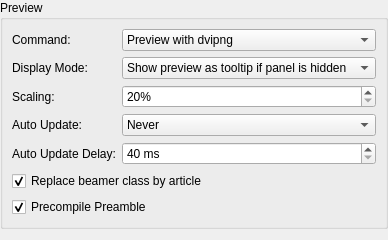
             <widget class="QWidget" name="scrollAreaPreviewLayout">
              <property name="geometry">
               <rect>
                <x>0</x>
                <y>0</y>
                <width>292</width>
                <height>228</height>
               </rect>
              </property>
              <layout class="QVBoxLayout" name="verticalLayout_13">
               <property name="leftMargin">
                <number>0</number>
               </property>
               <property name="topMargin">
                <number>0</number>
               </property>
               <property name="rightMargin">
                <number>0</number>
               </property>
               <item>
                <widget class="QGroupBox" name="groupBox_5">
                 <property name="title">
                  <string>Preview</string>
                 </property>
                 <layout class="QGridLayout" name="gridLayout_5" columnstretch="0,1">
                  <item row="0" column="0">
                   <widget class="QLabel" name="label_31">
                    <property name="text">
                     <string>Command:</string>
                    </property>
                   </widget>
                  </item>
                  <item row="0" column="1">
                   <widget class="QComboBox" name="comboBoxDvi2PngMode">
                    <property name="advancedOption" stdset="0">
                     <bool>false</bool>
                    </property>
                    <item>
                     <property name="text">
                      <string>Preview with dvipng</string>
                     </property>
                    </item>
                    <item>
                     <property name="text">
                      <string>Preview with dvipng --follow (parallel)</string>
                     </property>
                    </item>
                    <item>
                     <property name="text">
                      <string>Preview with dvips/ghostscript</string>
                     </property>
                    </item>
                    <item>
                     <property name="text">
                      <string>Preview with pdflatex</string>
                     </property>
                    </item>
                    <item>
                     <property name="text">
                      <string>Preview with lualatex</string>
                     </property>
                    </item>
                   </widget>
                  </item>
                  <item row="1" column="0">
                   <widget class="QLabel" name="label_32">
                    <property name="text">
                     <string>Display Mode:</string>
                    </property>
                    <property name="advancedOption" stdset="0">
                     <bool>false</bool>
                    </property>
                   </widget>
                  </item>
                  <item row="1" column="1">
                   <widget class="QComboBox" name="comboBoxPreviewMode">
                    <property name="advancedOption" stdset="0">
                     <bool>false</bool>
                    </property>
                    <property name="toolTip">
                     <string>When the mode is changed, the preview on formulas is displayed accordingly (but for Inline it's still a tooltip).</string>
                    </property>
                    <item>
                     <property name="text">
                      <string>Show preview as tooltip if panel is hidden</string>
                     </property>
                    </item>
                    <item>
                     <property name="text">
                      <string>Always show preview in preview panel</string>
                     </property>
                    </item>
                    <item>
                     <property name="text">
                      <string>Always show preview as tool tip</string>
                     </property>
                    </item>
                    <item>
                     <property name="text">
                      <string>Always show both</string>
                     </property>
                    </item>
                    <item>
                     <property name="text">
                      <string>Inline</string>
                     </property>
                    </item>
                    <item>
                     <property name="text">
                      <string extracomment="Only available if pdflatex is used for compilation">Show in embedded viewer</string>
                     </property>
                    </item>
                   </widget>
                  </item>
                  <item row="3" column="0">
                   <widget class="QLabel" name="label_35">
                    <property name="toolTip">
                     <string>Update the preview on text change</string>
                    </property>
                    <property name="text">
                     <string>Auto Update:</string>
                    </property>
                   </widget>
                  </item>
                  <item row="3" column="1">
                   <widget class="QComboBox" name="comboBoxAutoPreview">
                    <item>
                     <property name="text">
                      <string>Never</string>
                     </property>
                    </item>
                    <item>
                     <property name="text">
                      <string>Previously previewed text</string>
                     </property>
                    </item>
                   </widget>
                  </item>
                  <item row="4" column="0">
                   <widget class="QLabel" name="label_36">
                    <property name="text">
                     <string>Auto Update Delay:</string>
                    </property>
                    <property name="advancedOption" stdset="0">
                     <bool>true</bool>
                    </property>
                   </widget>
                  </item>
                  <item row="4" column="1">
                   <widget class="QSpinBox" name="spinBoxAutoPreviewDelay">
                    <property name="suffix">
                     <string> ms</string>
                    </property>
                    <property name="minimum">
                     <number>40</number>
                    </property>
                    <property name="maximum">
                     <number>3000</number>
                    </property>
                    <property name="advancedOption" stdset="0">
                     <bool>true</bool>
                    </property>
                   </widget>
                  </item>
                  <item row="5" column="0" colspan="2">
                   <widget class="QCheckBox" name="checkBoxReplaceBeamer">
                    <property name="text">
                     <string>Replace beamer class by article</string>
                    </property>
                    <property name="checked">
                     <bool>true</bool>
                    </property>
                    <property name="advancedOption" stdset="0">
                     <bool>true</bool>
                    </property>
                   </widget>
                  </item>
                  <item row="6" column="0" colspan="2">
                   <widget class="QCheckBox" name="checkBoxPrecompilePreamble">
                    <property name="text">
                     <string>Precompile Preamble</string>
                    </property>
                    <property name="checked">
                     <bool>true</bool>
                    </property>
                    <property name="advancedOption" stdset="0">
                     <bool>true</bool>
                    </property>
                   </widget>
                  </item>
                  <item row="2" column="0">
                   <widget class="QLabel" name="label_75">
                    <property name="toolTip">
                     <string/>
                    </property>
                    <property name="text">
                     <string>Scaling:</string>
                    </property>
                   </widget>
                  </item>
                  <item row="2" column="1">
                   <widget class="QSpinBox" name="spinBoxSegmentPreviewScalePercent">
                    <property name="toolTip">
                     <string/>
                    </property>
                    <property name="specialValueText">
                     <string notr="true"/>
                    </property>
                    <property name="suffix">
                     <string>%</string>
                    </property>
                    <property name="minimum">
                     <number>20</number>
                    </property>
                    <property name="maximum">
                     <number>10000</number>
                    </property>
                    <property name="singleStep">
                     <number>10</number>
                    </property>
                   </widget>
                  </item>
                 </layout>
                </widget>
               </item>
               <item>
                <spacer name="verticalSpacer_2">
                 <property name="orientation">
                  <enum>Qt::Vertical</enum>
                 </property>
                 <property name="sizeHint" stdset="0">
                  <size>
                   <width>20</width>
                   <height>1</height>
                  </size>
                 </property>
                </spacer>
               </item>
              </layout>
             </widget>
